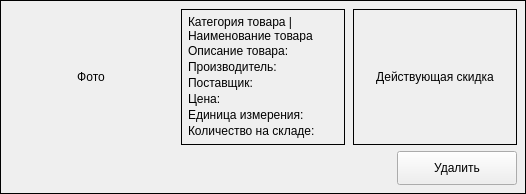
<?xml version="1.0" encoding="UTF-8"?>
<ui version="4.0">
 <class>ProductCard</class>
 <widget class="QFrame" name="ProductCard">
  <property name="geometry">
   <rect>
    <x>0</x>
    <y>0</y>
    <width>526</width>
    <height>194</height>
   </rect>
  </property>
  <property name="minimumSize">
   <size>
    <width>360</width>
    <height>180</height>
   </size>
  </property>
  <property name="frameShape">
   <enum>QFrame::Box</enum>
  </property>
  <property name="lineWidth">
   <number>1</number>
  </property>
  <layout class="QVBoxLayout" name="outer_vertical">
   <property name="spacing">
    <number>6</number>
   </property>
   <property name="leftMargin">
    <number>8</number>
   </property>
   <property name="topMargin">
    <number>8</number>
   </property>
   <property name="rightMargin">
    <number>8</number>
   </property>
   <property name="bottomMargin">
    <number>8</number>
   </property>
   <item>
    <layout class="QHBoxLayout" name="main_layout">
     <property name="spacing">
      <number>8</number>
     </property>
     <item>
      <widget class="QLabel" name="photo_label">
       <property name="minimumSize">
        <size>
         <width>160</width>
         <height>107</height>
        </size>
       </property>
       <property name="text">
        <string>Фото</string>
       </property>
       <property name="scaledContents">
        <bool>false</bool>
       </property>
       <property name="alignment">
        <set>Qt::AlignCenter</set>
       </property>
      </widget>
     </item>
     <item>
      <widget class="QFrame" name="center_frame">
       <property name="frameShape">
        <enum>QFrame::Box</enum>
       </property>
       <property name="lineWidth">
        <number>1</number>
       </property>
       <layout class="QVBoxLayout" name="center_layout">
        <property name="spacing">
         <number>2</number>
        </property>
        <property name="leftMargin">
         <number>6</number>
        </property>
        <property name="topMargin">
         <number>6</number>
        </property>
        <property name="rightMargin">
         <number>6</number>
        </property>
        <property name="bottomMargin">
         <number>6</number>
        </property>
        <item>
         <widget class="QLabel" name="lbl_header">
          <property name="text">
           <string>Категория товара | Наименование товара</string>
          </property>
          <property name="wordWrap">
           <bool>true</bool>
          </property>
         </widget>
        </item>
        <item>
         <widget class="QLabel" name="lbl_description">
          <property name="text">
           <string>Описание товара:</string>
          </property>
          <property name="wordWrap">
           <bool>true</bool>
          </property>
         </widget>
        </item>
        <item>
         <widget class="QLabel" name="lbl_manufacturer">
          <property name="text">
           <string>Производитель:</string>
          </property>
          <property name="wordWrap">
           <bool>true</bool>
          </property>
         </widget>
        </item>
        <item>
         <widget class="QLabel" name="lbl_supplier">
          <property name="text">
           <string>Поставщик:</string>
          </property>
          <property name="wordWrap">
           <bool>true</bool>
          </property>
         </widget>
        </item>
        <item>
         <widget class="QLabel" name="lbl_price">
          <property name="text">
           <string>Цена:</string>
          </property>
          <property name="wordWrap">
           <bool>true</bool>
          </property>
         </widget>
        </item>
        <item>
         <widget class="QLabel" name="lbl_unit">
          <property name="text">
           <string>Единица измерения:</string>
          </property>
          <property name="wordWrap">
           <bool>true</bool>
          </property>
         </widget>
        </item>
        <item>
         <widget class="QLabel" name="lbl_stock">
          <property name="text">
           <string>Количество на складе:</string>
          </property>
          <property name="wordWrap">
           <bool>true</bool>
          </property>
         </widget>
        </item>
        <item>
         <spacer name="center_spacer">
          <property name="orientation">
           <enum>Qt::Vertical</enum>
          </property>
          <property name="sizeHint" stdset="0">
           <size>
            <width>0</width>
            <height>0</height>
           </size>
          </property>
         </spacer>
        </item>
       </layout>
      </widget>
     </item>
     <item>
      <widget class="QFrame" name="right_discount_frame">
       <property name="frameShape">
        <enum>QFrame::Box</enum>
       </property>
       <property name="lineWidth">
        <number>1</number>
       </property>
       <layout class="QVBoxLayout" name="right_inner_layout">
        <property name="spacing">
         <number>0</number>
        </property>
        <item>
         <spacer name="right_top_spacer">
          <property name="orientation">
           <enum>Qt::Vertical</enum>
          </property>
          <property name="sizeType">
           <enum>QSizePolicy::MinimumExpanding</enum>
          </property>
          <property name="sizeHint" stdset="0">
           <size>
            <width>0</width>
            <height>0</height>
           </size>
          </property>
         </spacer>
        </item>
        <item>
         <widget class="QLabel" name="discount_label">
          <property name="minimumSize">
           <size>
            <width>120</width>
            <height>80</height>
           </size>
          </property>
          <property name="text">
           <string>Действующая скидка</string>
          </property>
          <property name="alignment">
           <set>Qt::AlignCenter</set>
          </property>
          <property name="wordWrap">
           <bool>true</bool>
          </property>
         </widget>
        </item>
        <item>
         <spacer name="right_bottom_spacer">
          <property name="orientation">
           <enum>Qt::Vertical</enum>
          </property>
          <property name="sizeType">
           <enum>QSizePolicy::MinimumExpanding</enum>
          </property>
          <property name="sizeHint" stdset="0">
           <size>
            <width>0</width>
            <height>0</height>
           </size>
          </property>
         </spacer>
        </item>
       </layout>
      </widget>
     </item>
    </layout>
   </item>
   <item>
    <layout class="QHBoxLayout" name="bottom_layout">
     <item>
      <spacer name="bottom_spacer">
       <property name="orientation">
        <enum>Qt::Horizontal</enum>
       </property>
       <property name="sizeHint" stdset="0">
        <size>
         <width>40</width>
         <height>20</height>
        </size>
       </property>
      </spacer>
     </item>
     <item>
      <widget class="QPushButton" name="btn_delete">
       <property name="minimumSize">
        <size>
         <width>120</width>
         <height>34</height>
        </size>
       </property>
       <property name="text">
        <string>Удалить</string>
       </property>
      </widget>
     </item>
    </layout>
   </item>
  </layout>
 </widget>
 <resources/>
 <connections/>
</ui>
